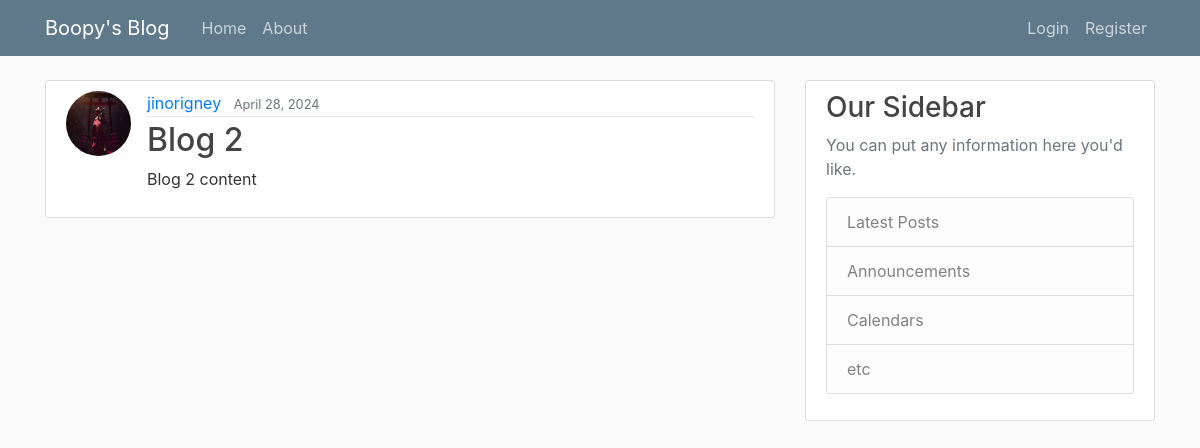
The app's page /post/4/ with its own data.
### blog/models.py (models this page shows, shortened)
class Post(models.Model):
    title = models.CharField(max_length=100)
    content = models.TextField()
    date_posted = models.DateTimeField(default=timezone.now)
    author = models.ForeignKey(
        User, on_delete=models.CASCADE
    )  # This makes sure that when a user is deleted then their posts are also delted but if a post is deleted then the user still remains

### users/models.py (models this page shows)
class Profile(models.Model):
    user = models.OneToOneField(User, on_delete=models.CASCADE)
    image = models.ImageField(
        default="default.jpg", upload_to="profile_pics"
    )  # default is a default image that will apply to all users that register, upload_to is the directory the pictures are saved

### blog/views.py (the view)
# urls.py: path("post/<int:pk>/", PostDetailView.as_view(), name="post-detail"),
class PostDetailView(DetailView):
    model = Post

### blog/templates/blog/post_detail.html (shortened to what this page needs)
{% extends "blog/base.html" %} {% block content %}
<article class="media content-section">
  <img
    class="rounded-circle article-img"
    src="{{ object.author.profile.image.url }}"
  />
  <div class="media-body">
    <div class="article-metadata">
      <a class="mr-2" href="#">{{ object.author }}</a>
      <small class="text-muted">{{ object.date_posted|date:"F d, Y" }}</small>
    </div>
    <h2 class="article-title">{{ object.title }}</h2>
    <p class="article-content">{{ object.content }}</p>
  </div>
</article>
{% endblock content %}

### blog/static/blog/main.css (style rules this page uses)
body { background: #fafafa; color: #333333; margin-top: 5rem; }
h1, h2, h3, h4, h5, h6 { color: #444444; }
.content-section { background: #ffffff; padding: 10px 20px; border: 1px solid #dddddd; border-radius: 3px; margin-bottom: 20px; }
.article-title { color: #444444; }
.article-content { white-space: pre-line; }
.article-img { height: 65px; width: 65px; margin-right: 16px; }
.article-metadata { padding-bottom: 1px; margin-bottom: 4px; border-bottom: 1px solid #e3e3e3; }

### records on screen
Post: author.profile.image (picture), author "jinorigney", date_posted "April 28, 2024", title "Blog 2", content "Blog 2 content"
